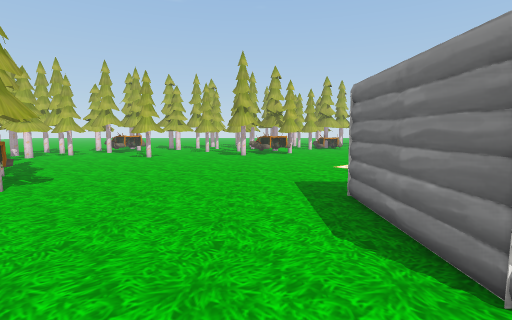
view 1 (above)

24 first-person views from a walk through a scene from a Unity 3-D project. The camera is 1.5 m above the floor, tilts 6° down and sees 85° across. The floor is counted in squares, 1 m on a side. Each view is taken from the middle of a square. On the plan, view 1 faces up. The plan holds only what a view shows up to about 14 squares ahead; the rest is blank. The place goes on beyond the plan. The player character is not drawn. Some surface patterns are stand-ins.

view 2
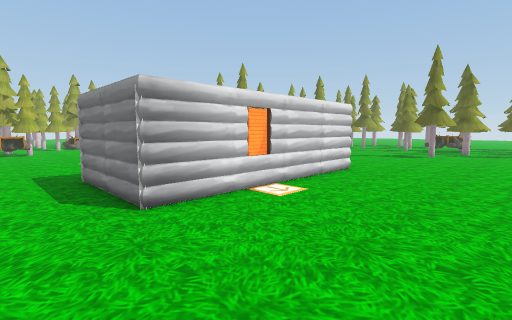

view 3
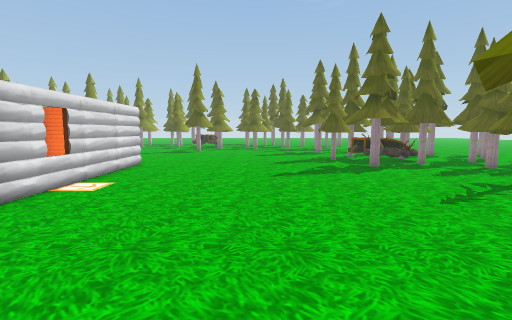

view 4
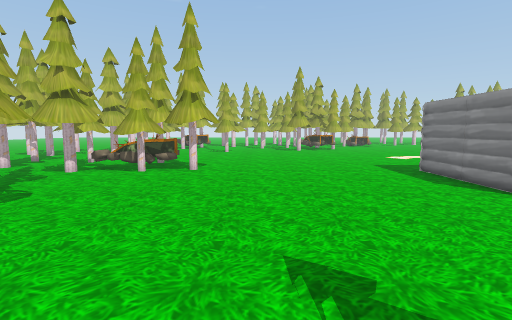

view 5
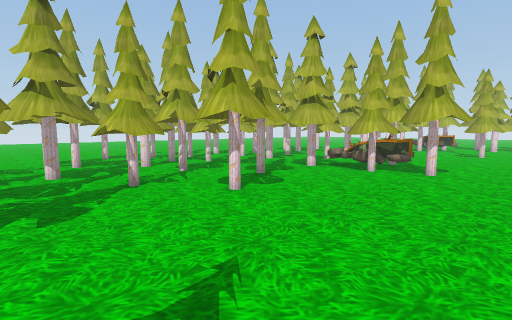

view 6
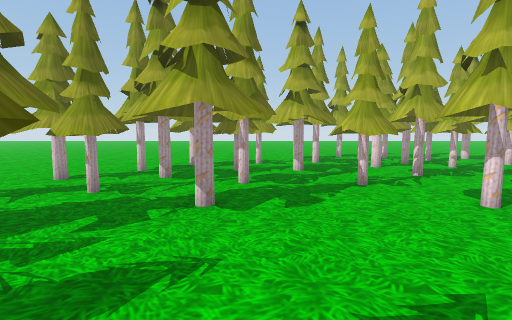

view 7
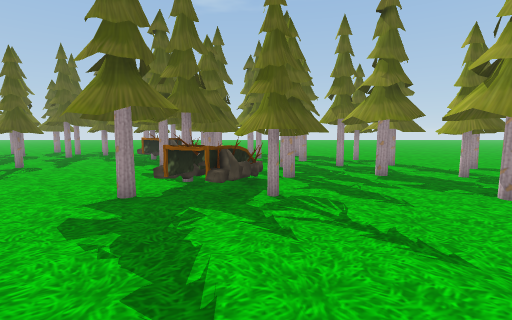

view 8
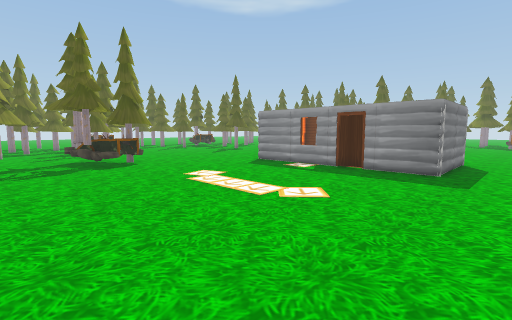

view 9
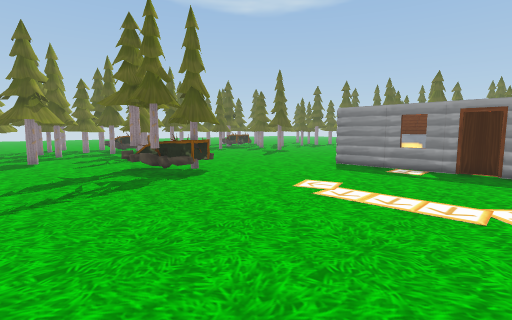

view 10
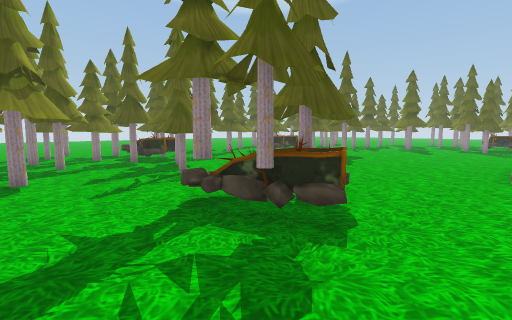

view 11
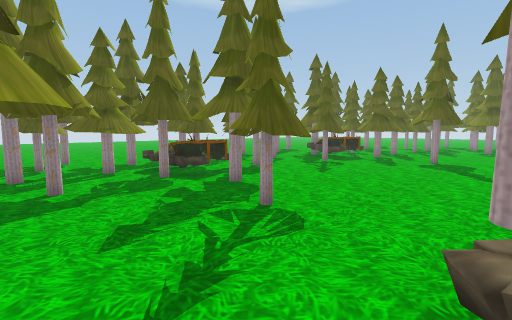

view 12
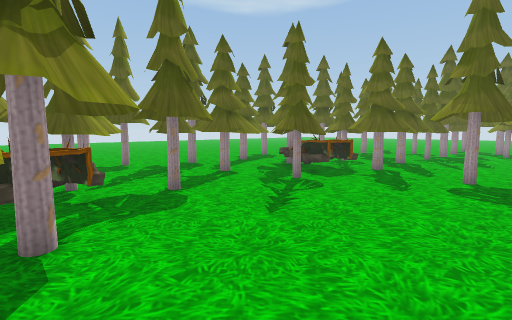

view 13
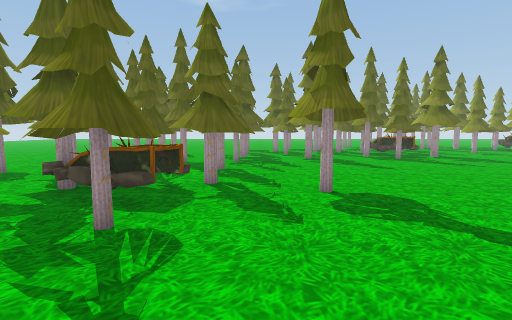

view 14
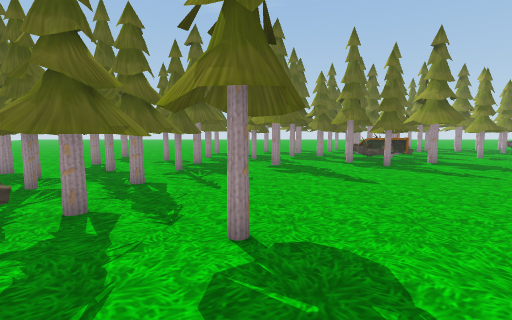

view 15
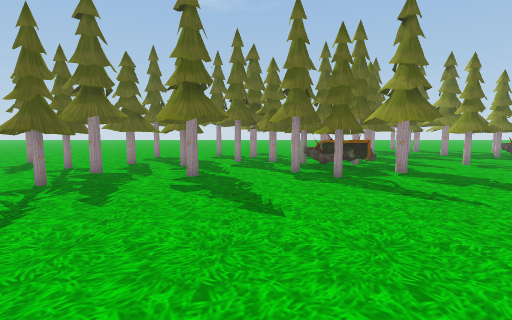

view 16
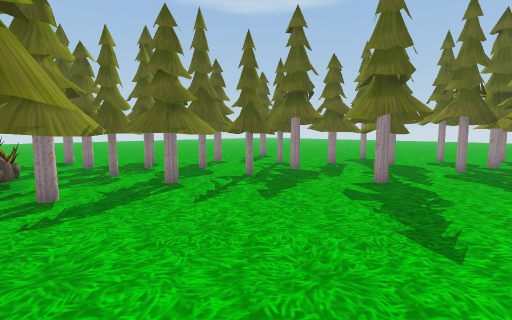

view 17
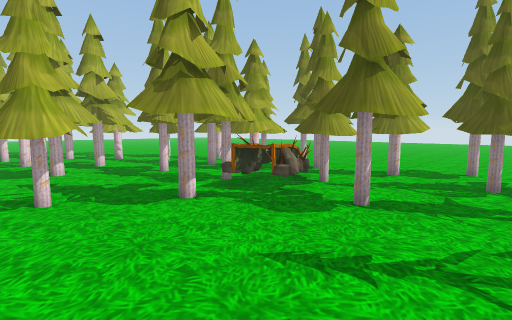

view 18
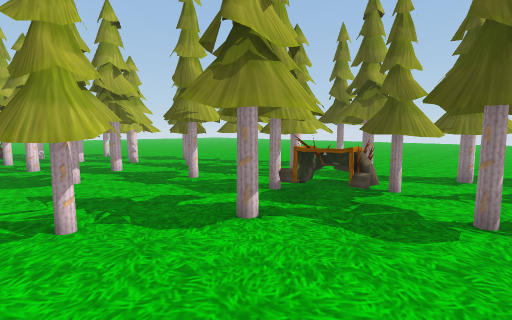

view 19
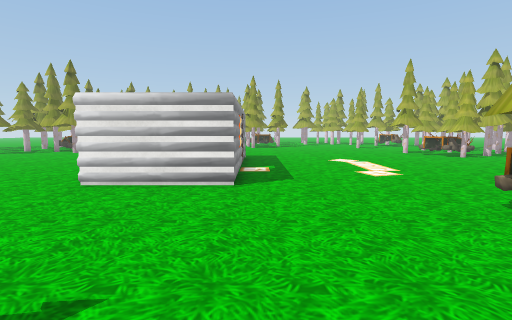

view 20
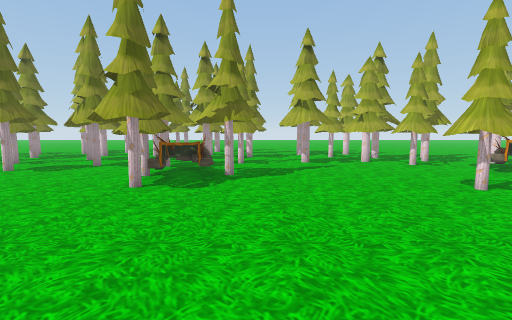

view 21
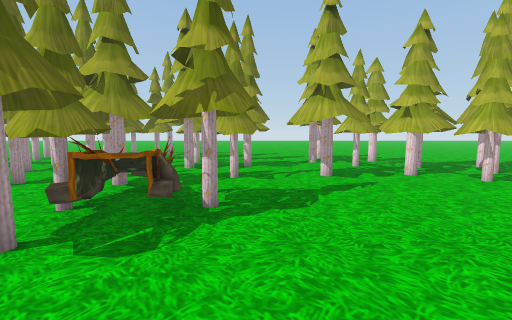

view 22
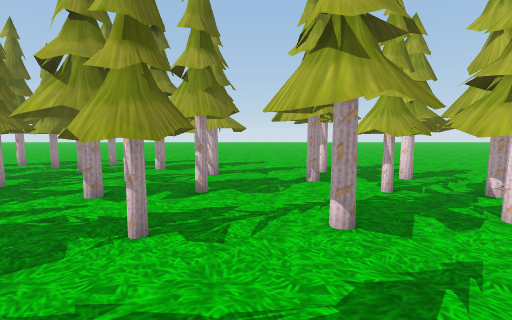

view 23
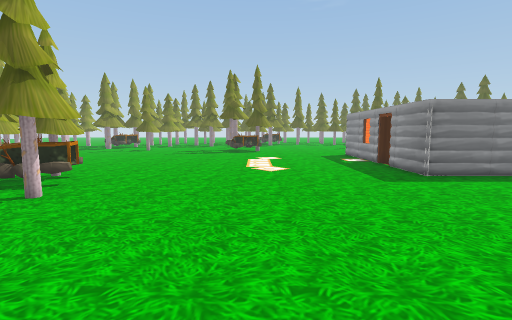

view 24
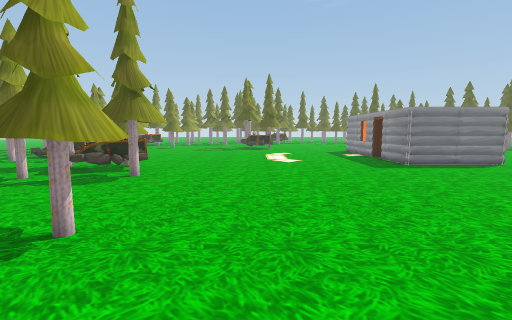

### Floor plan
Key: @ floor where view 1 was taken; # wall or solid block; x gap in a wall; . floor; ^ raised ledge; H house; T thing the floor can be seen under or through; O other object.
Columns run from 17 left of view 1 to 30 right of it. Each row starts with its distance up from view 1.
 18    .#  .... .....##OO............  ....#.##
 17 # .## #.........O...................OO...###
 16 # .####...##........................O#O....
 15    ####...##.........................O..#.####
 14  #####........................O##.........####
 13  ##..........................###O........### ..#
 12 .....O........................#O...##...####....
 11 ...................................##.O.##^^.#..
 10 #.#..OO...............................O.^^TT....
  9 ##.. OO.##..............................TTTTTT .
  8  #OO.O.^###.................................TT .
  7  #O#O..#O###.............................#...x..
  6 .x.O..#OOO.........HHHHHHHHH...............###.#
  5 ###......O.........H       H.............TTT ...
  4  ##.O.O............H       H...........#TTT .##
  3   #..O#O...........H       H...........#T  ...
  2   #...O............HHHHHHHHH...........^#^x.
  1  ##OO...#..........................#..O####.#
  0    ..O...........@...................OOOTT..# ..
 -1 #....OO...............................O   . #...
 -2 ..##.O................................##TTT####
 -3 ##...................................^##TTT# ...
 -4 ####.#................................#   T#....
 -5   ##...O....###OO.....................###T .#
 -6   #.........####.............OO.......##..x...
 -7  ##.#......OO###O.........OO.OO...O......## ..
 -8   ##..T#.#.OO  O..........O#####......##. # ..
 -9 ....TTT....   OO...........O###........##..
-10 ... T T# ...# OOOO....##...O#O#....#####
-11 ...    ###..#     ....##...O OOOO#.## #

Positions as (right, up) in squares from view 1, and headings:
1: (0, 0), facing up
2: (0, -3), facing up-right
3: (-2, -3), facing right
4: (-4, -4), facing up
5: (-4, -4), facing up-left
6: (-4, -4), facing left
7: (-4, 1), facing down
8: (0, 17), facing down-right
9: (4, 18), facing down-right
10: (10, 17), facing down-right
11: (15, 16), facing down-right
12: (17, 11), facing down-right
13: (20, 8), facing down
14: (18, 5), facing down
15: (15, 2), facing down
16: (14, 1), facing down-right
17: (18, 5), facing up-right
18: (18, 7), facing up-right
19: (18, 7), facing left
20: (1, 10), facing left
21: (-3, 10), facing left
22: (-8, 11), facing left
23: (-7, 12), facing right
24: (-10, 13), facing right
